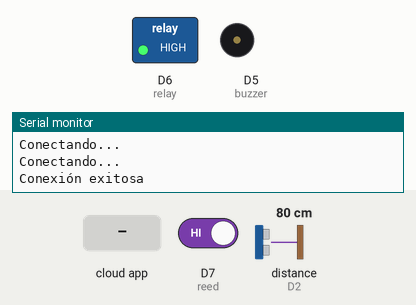
A sketch run on a simulated ESP8266 (NodeMCU). Parts: switched loads named in the sketch (green lamp = pin HIGH), buzzer (waves = sounding, pin HIGH), the last lines printed to the serial monitor. Wiring (inferred from the names in the program): ultrasonic range finder: trigger D1; echo D2. Inputs (shaded band) come from the test bench; at power-on: D7 (reed) HIGH, distance to the obstacle (sensor on D2) 80 cm. The echo pulse lasts 58.3 µs per cm; WiFi joins after 1.5 s; servers stay silent unless stated; the Firebase database answers and starts empty; pins used as bus, display or sensor lines are not drawn.

Above: at 2.7 s.
2.8 s: the phone or cloud app sets alarm to 1
At 3.7 s:
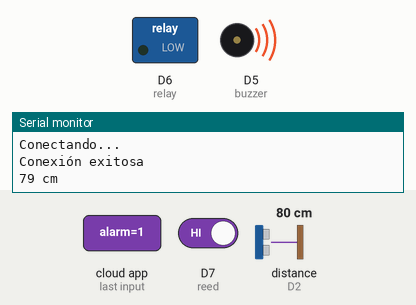
4.6 s: D7 (reed) driven LOW
At 5.9 s:
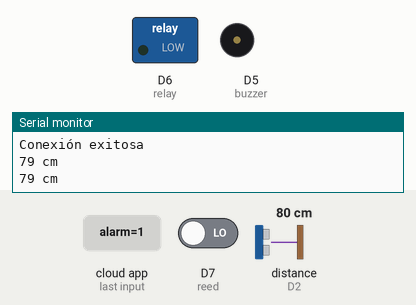
6.9 s: D7 (reed) driven HIGH
At 9.2 s:
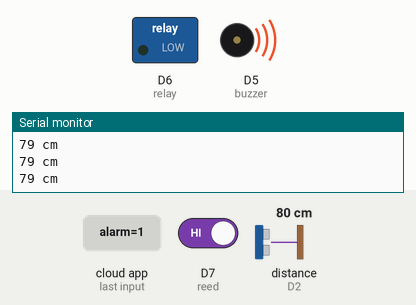
9.5 s: the phone or cloud app sets lock to 1
At 11.4 s:
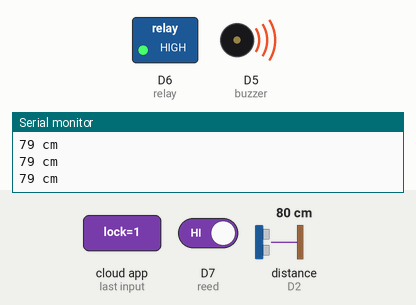
12.1 s: the phone or cloud app sets lock to 0
At 13.6 s:
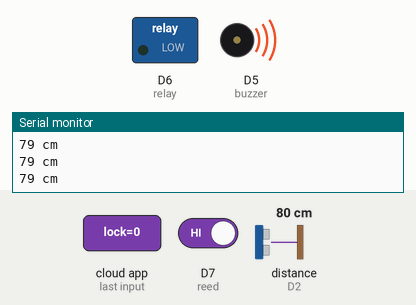
Timing chart, 0 to 15.1 s (numbered marks = the images above; inputs shaded):
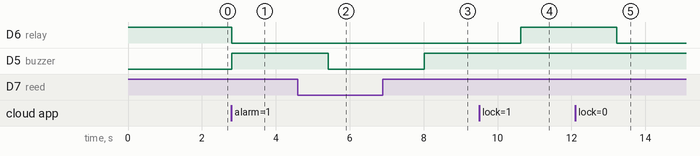

The sketch:

NodeMCU_LockIt.ino
```cpp
// ----------------------- LIBRERÍAS  -----------------------
#include <ESP8266WiFi.h>
#include "FirebaseESP8266.h"
// ----------------------- PIN  -----------------------
const int trig   = D1;
const int echo   = D2;
const int buzzer = D5;
const int relay  = D6;
const int reed   = D7;
// Definición de variables
long distance;
long tiempo;
String doorState;
int camaraState = 0;
int lockState;
int alarmState;
// ----------------------- WiFi  -----------------------
#define ssid "IoT"
#define password "Lock-It-15"
// ----------------------- Firebase  -----------------------
#define API_KEY "AIzaSyA5Ok0ZAenmcds4H8BsoOtii0chhavTDNY"

const char *FIREBASE_HOST="https://lockit-a8bd0-default-rtdb.firebaseio.com/";
const char *FIREBASE_AUTH="6T0VXv0KLpVdvFwdvFYLMVs4r3FP4cWbq29vHFzp";

// Firebase Data object in the global scope
FirebaseData fireDB;

void setup() {
  Serial.begin(115200);
  pinMode(reed, INPUT_PULLUP);
  pinMode(relay, OUTPUT);
  pinMode(trig, OUTPUT);
  pinMode(echo, INPUT);
  pinMode(buzzer,OUTPUT);
  digitalWrite(relay, HIGH);

  WiFi.begin(ssid, password);
  while (WiFi.status() != WL_CONNECTED){
    Serial.print("Conectando...\n");
    delay(250);
  }
  Serial.print("\nConexión exitosa");
  Serial.println();

  Firebase.begin(FIREBASE_HOST, FIREBASE_AUTH);
  Firebase.reconnectWiFi(true);

}

void loop() {
  delay(1000);
  Firebase.getInt(fireDB,"Puerta/lock");
  lockState = fireDB.intData();

  Firebase.getInt(fireDB,"Puerta/alarm");
  alarmState = fireDB.intData();
  // ----------------------- Detección de visitantes  -----------------------
  digitalWrite(trig, LOW);
  delayMicroseconds(4);
  digitalWrite(trig, HIGH);
  delayMicroseconds(10);
  digitalWrite(trig, LOW);

  tiempo = pulseIn(echo, HIGH);
  tiempo = tiempo/2;
  distance = tiempo* 0.000001 * 34300; //Fórmula para calcular la distancia

  //Mostrar distancia en el monitor serial
  Serial.print (distance);
  Serial.println (" cm");

  if(distance <= 65){
    camaraState = 1;
  }else{
    camaraState = 0;

  }
  // ----------------------- Estado de puerta  -----------------------

  if(alarmState == 0){
    digitalWrite(buzzer,LOW);
  }
  if(digitalRead(reed) == HIGH){
    //Serial.println("Door Open!");
    if(alarmState== 1){
      digitalWrite(buzzer,HIGH);
    }
     doorState = "Abierta";
  }else{
    digitalWrite(buzzer,LOW);
    //Serial.println("Door Closed!");
    doorState = "Cerrada";

  }
  // ----------------------- Estado de candado -----------------------
  //if(lockState==1){
    //digitalWrite(relay, LOW);
  //}
  //if(lockState == 0){
    //digitalWrite(relay, LOW);
  //}
  digitalWrite(relay, lockState);
  Firebase.setString(fireDB,"Puerta/status",doorState);
  Firebase.setInt(fireDB,"Puerta/isCamera", camaraState);
  delay(1000);

}
```

Measured:
- after the input at 2.8 s, D5 (buzzer): LOW → HIGH at once
- after the input at 4.6 s, D5 (buzzer): HIGH → LOW after 0.81 s
- after the input at 6.9 s, D5 (buzzer): LOW → HIGH after 1.1 s
- after the input at 9.5 s, D6 (relay): LOW → HIGH after 1.1 s
- after the input at 12.1 s, D6 (relay): HIGH → LOW after 1.1 s
